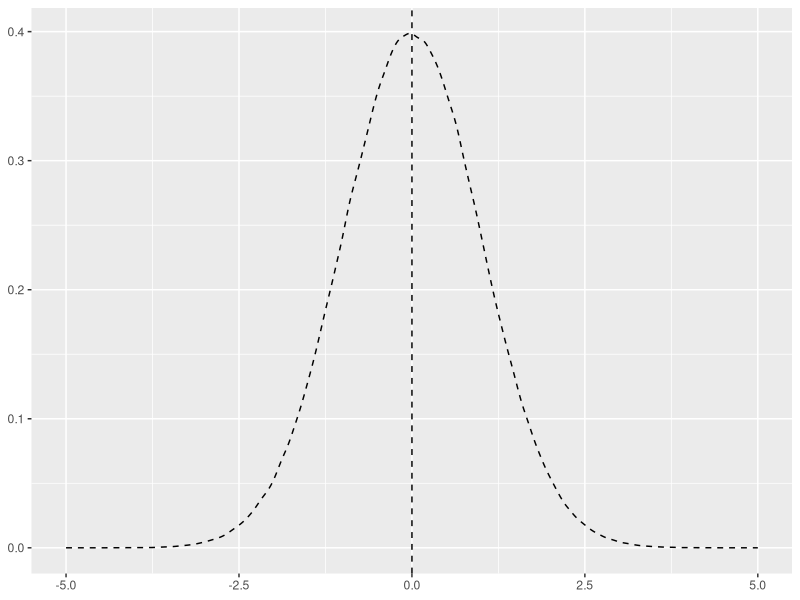
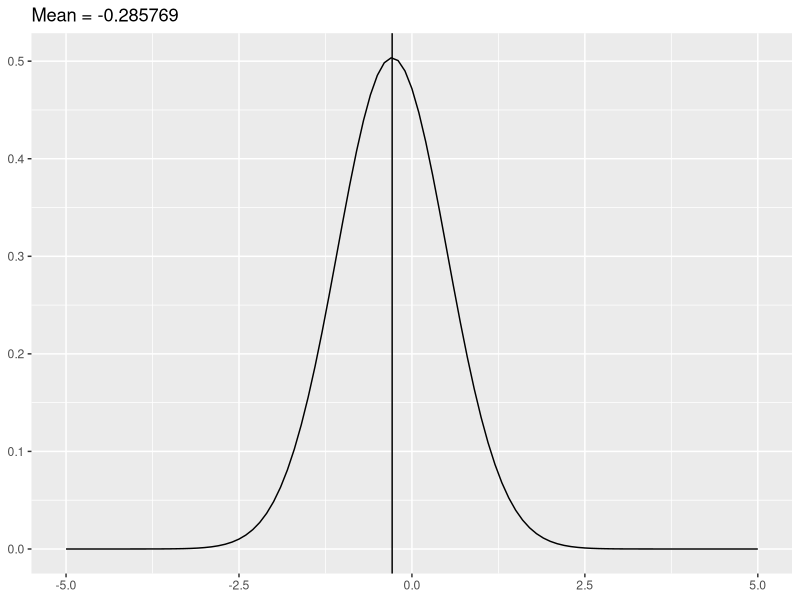
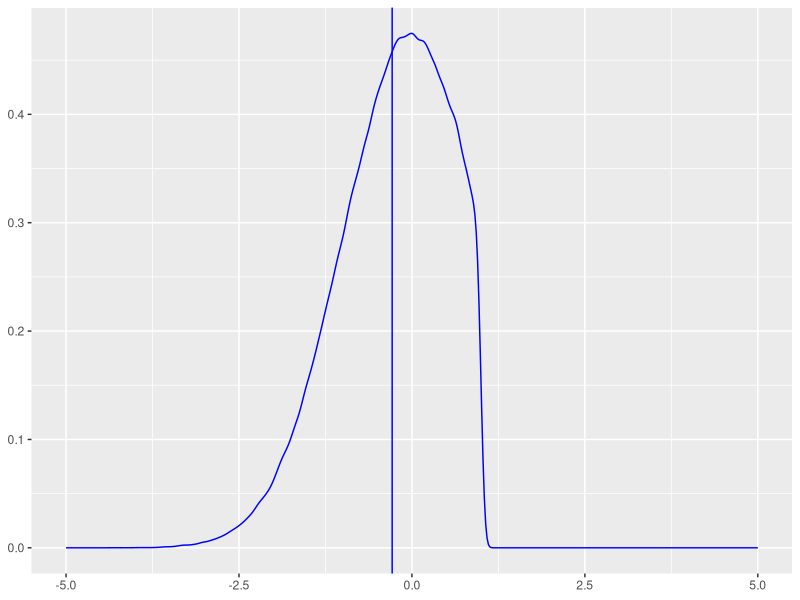
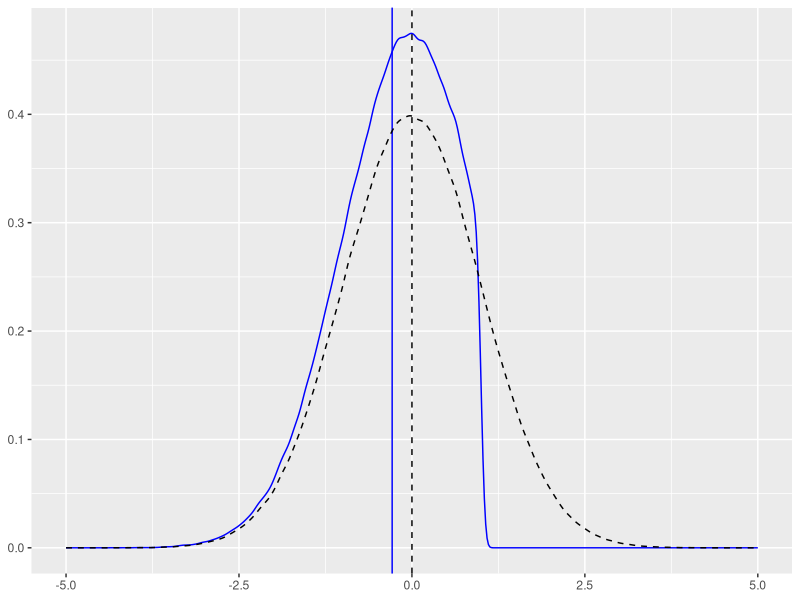

R code for these plots, in order:
library(ggplot2)



ns <- rnorm(1e6)


ggplot() +
  geom_density(data=data.frame(x=ns),
               aes(x=x), linetype='dashed') +
  geom_vline(xintercept=mean(ns),
             linetype='dashed') +
  labs(x=NULL, y=NULL) +
  xlim(-5,5)


ns.bias <- sample(ns[ns < 1], size=1e6, replace=TRUE)

ns.bias.mean <- mean(ns.bias)
ns.bias.sd <- sd(ns.bias)

ggplot() +
  stat_function(fun = dnorm,
    args = list(mean = ns.bias.mean,
                sd = ns.bias.sd)
  ) +
  geom_vline(xintercept=mean(ns.bias)) +
  labs(x=NULL, y=NULL,
       title=sprintf("Mean = %2f",ns.bias.mean)) +
  xlim(-5,5)


ggplot() +
  geom_density(data=data.frame(x=ns.bias), aes(x=x), colour='blue') +
  geom_vline(xintercept=mean(ns.bias), colour='blue') +
  labs(x=NULL, y=NULL) +
  xlim(-5,5)


ggplot() +
  geom_density(data=data.frame(x=ns.bias), aes(x=x), colour='blue') +
  geom_vline(xintercept=mean(ns.bias), colour='blue') +
  geom_density(data=data.frame(x=ns), aes(x=x), linetype='dashed') +
  geom_vline(xintercept=mean(ns), linetype='dashed') +
  labs(x=NULL, y=NULL) +
  xlim(-5,5)
